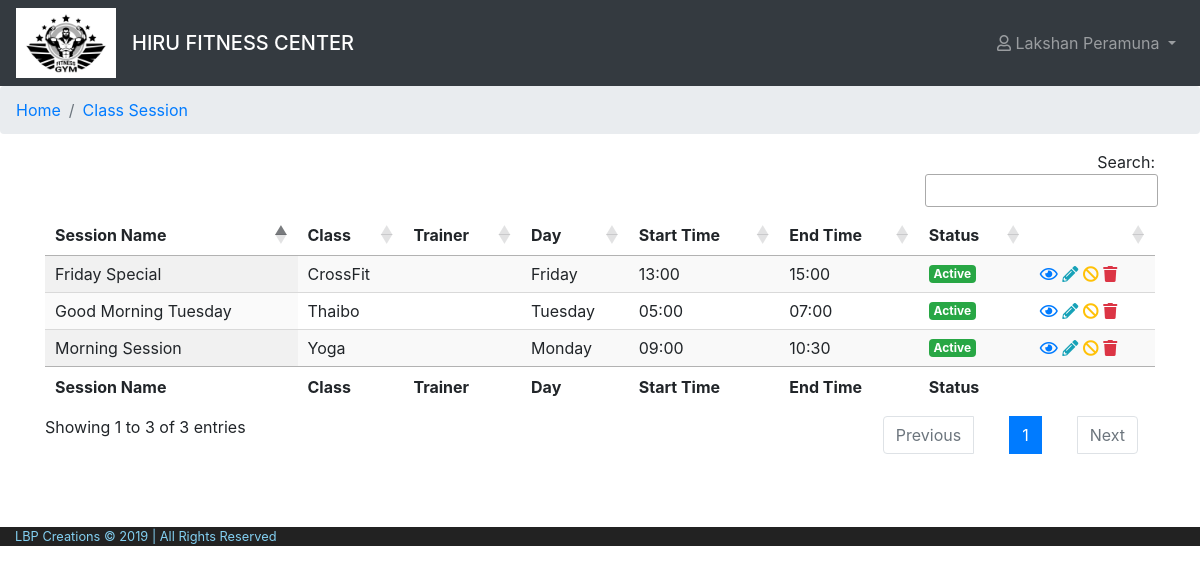
The app's page /cms/view/class-session/index.php (signed in), older data.
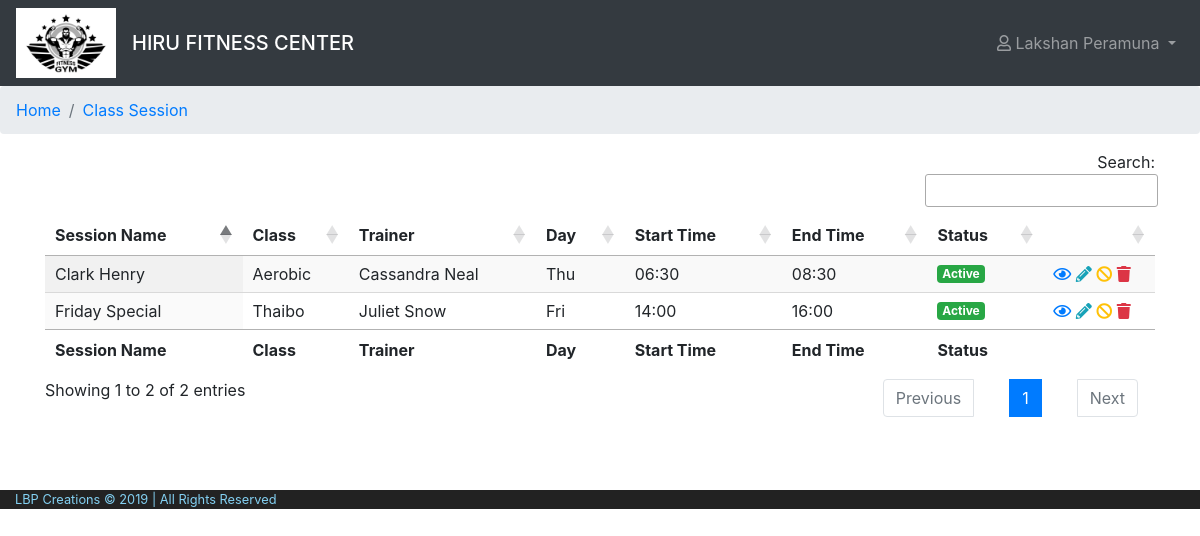
The same page, newer data.
### tables this page shows
CREATE TABLE `class_session` (
  `class_session_id` int(11) NOT NULL,
  `class_session_name` varchar(50) NOT NULL COMMENT 'Name of the class session',
  `class_id` int(11) NOT NULL,
  `day` varchar(20) NOT NULL,
  `start_time` time NOT NULL,
  `end_time` time NOT NULL,
  `instructor_id` int(11) NOT NULL COMMENT 'ID of the instructor',
  `lmd` datetime NOT NULL DEFAULT CURRENT_TIMESTAMP ON UPDATE CURRENT_TIMESTAMP,
  `status` char(1) NOT NULL COMMENT 'A = Active , I = Inactive'
);

CREATE TABLE `class` (
  `class_id` int(11) NOT NULL,
  `class_name` varchar(255) NOT NULL,
  `class_description` varchar(2500) NOT NULL,
  `image` varchar(255) NOT NULL,
  `color` varchar(10) NOT NULL COMMENT 'color of the class',
  `lmd` datetime NOT NULL DEFAULT CURRENT_TIMESTAMP ON UPDATE CURRENT_TIMESTAMP,
  `status` char(1) NOT NULL COMMENT 'A = Active , I = Inactive ,D = Deleted'
);

### model/classSession.php (called while the page is built, shortened)
<?php
class Session{
    public static function displayAllClassSession(){
        $con=$GLOBALS['con'];
        $sql="  SELECT  class_session.class_session_id,
                        class_session.class_session_name,
                        class_session.day,
                        class_session.start_time,
                        class_session.end_time,
                        class_session.status,
                        class.class_name,
                        CONCAT_WS(' ',staff.first_name,staff.last_name) AS trainer_name
                FROM class_session
                LEFT JOIN class ON class_session.class_id = class.class_id
                LEFT JOIN staff ON class_session.instructor_id = staff.staff_id
                WHERE class_session.status != 'D'
                ORDER BY class_session_id DESC";
        $result=$con->query($sql);
        return $result;
    }
}

### cms/view/class-session/index.php (the view, shortened to what this page needs)
<?php include '../../layout/header.php'; ?>
<?php include '../../../model/classSession.php'; ?>
<?php
$allClassSession = Session::displayAllClassSession();
?>
<body>
    <?php include '../../layout/navBar.php';?>
    <nav aria-label="breadcrumb">
    <ol class="breadcrumb">
        <li class="breadcrumb-item" aria-current="page"><a href="../dashboard/dashboard.php">Home</a></li>
        <li class="breadcrumb-item active" aria-current="page"><a href="#">Class Session</a></li>
    </ol>
    </nav>
    <div class="container">
        <table id="example" class="display" style="width:100%">
            <thead>
                <tr>
                    <th>Session Name</th>
                    <th>Class</th>
                    <th>Trainer</th>
                    <th>Day</th>
                    <th>Start Time</th>
                    <th>End Time</th>
                    <th>Status</th>
                    <th>&nbsp;</th>
                </tr>
            </thead>
            <tbody>
                <?php
                    while($row = $allClassSession->fetch_assoc()) {
                        if($row['status']==Session::ACTIVE){
                            $status="Active";
                        }elseif($row['status']==Session::INACTIVE){
                            $status="Inactive";
                        }
                ?>
                <tr>
                    <td><?php echo ucwords($row['class_session_name']); ?></td>
                    <td><?php echo ucwords($row['class_name']); ?></td>
                    <td><?php echo ucwords($row['trainer_name']); ?></td>
                    <td><?php echo $row['day']; ?></td>
                    <td><?php echo date('H:i',strtotime($row['start_time'])); ?></td>
                    <td><?php echo date('H:i',strtotime($row['end_time'])); ?></td>
                    <td><span class="badge <?php if($row['status']==Session::ACTIVE){echo "badge-success";}else{echo "badge-danger";}?>"><?php echo $status; ?></span></td>
                    <td>
                            <a data-toggle="tooltip" data-placement="top" title="View" href="../../../controller/classSessionController.php?class_session_id=<?php echo $row['class_session_id']?>&status=View"><i class="far fa-eye text-primary"></i></a>
                            <a data-toggle="tooltip" data-placement="top" title="Edit" href="../../../controller/classSessionController.php?class_session_id=<?php echo $row['class_session_id']?>&status=Edit"><i class="fas fa-pencil-alt text-info"></i></a>
                        <?php
                            $classSessionID = $row['class_session_id'];
                            if($row['status']==Session::ACTIVE){ ?>
                                <a id="deactivate" data-toggle="tooltip" data-placement="top" title="Deactivate" href="../../../controller/classSessionController.php?class_session_id=<?php echo $classSessionID;?>&status=Deactivate"><i class="fas fa-ban text-warning"></i></a>
                            <?php
                            }elseif($row['status']==Session::INACTIVE){ ?>
                                <a id="activate" data-toggle="tooltip" data-placement="top" title="Activate" href="../../../controller/classSessionController.php?class_session_id=<?php echo $classSessionID;?>&status=Activate"><i class="far fa-check-circle text-success"></i></a>
                            <?php
                            }
                        ?>
                            <a id="delete" data-toggle="tooltip" data-placement="top" title="Delete" href="../../../controller/classSessionController.php?class_session_id=<?php echo $classSessionID;?>&status=Delete"><i class="fas fa-trash text-danger"></i></a>
                    </td>
                </tr>
                    <?php } ?>
            </tbody>
            <tfoot>
                <tr>
                    <th>Session Name</th>
                    <th>Class</th>
                    <th>Trainer</th>
                    <th>Day</th>
                    <th>Start Time</th>
                    <th>End Time</th>
                    <th>Status</th>
                    <th>&nbsp;</th>
                </tr>
            </tfoot>
        </table>
    </div>
<?php include '../../layout/footer.php';?>

### cms/layout/header.php (shortened to what this page needs)
<?php
    $user=$_SESSION['user'];
?>
<html>
    <head>
        <link rel="stylesheet" href="../../../public/css/layout.css"/>
        <link rel="stylesheet" href="../../../public/css/style.css"/>
        <link rel="stylesheet" href="https://use.fontawesome.com/releases/v5.8.1/css/all.css">
        <link rel="stylesheet" href="https://maxcdn.bootstrapcdn.com/bootstrap/4.0.0/css/bootstrap.min.css">
        <link rel="stylesheet" type="text/css" href="https://cdn.datatables.net/1.10.19/css/jquery.dataTables.css">
        <link rel="stylesheet" type="text/css" href="https://cdn.datatables.net/buttons/1.5.6/css/buttons.dataTables.min.css">
        <link rel="stylesheet" type="text/css" href="https://cdn.datatables.net/select/1.3.0/css/select.dataTables.min.css">
        <link rel="stylesheet" type="text/css" href="https://cdn.datatables.net/buttons/1.5.6/css/buttons.bootstrap4.min.css">
        <link href="https://cdnjs.cloudflare.com/ajax/libs/bootstrap-fileinput/5.0.1/css/fileinput.min.css" media="all" rel="stylesheet" type="text/css" />
        <link href="../../../public/plugin/bootstrap-colorpicker/dist/css/bootstrap-colorpicker.css" rel="stylesheet">
    </head>

### cms/layout/navBar.php (shortened to what this page needs)
<nav class="navbar navbar-expand-lg navbar-dark bg-dark">
<img src="../../../public/image/logo.png" width="100" height="auto" class="d-inline-block align-top" alt="">
  <a class="navbar-brand h1 mb-0 h1 ml-3" href="#"><?php echo strtoupper(SYSTEM_BUSINESS_NAME);?></a>
  <div class="collapse navbar-collapse" id="navbarSupportedContent">
    <ul class="navbar-nav ml-auto">
      <li class="nav-item dropdown">
        <a class="nav-link dropdown-toggle" href="#" id="navbarDropdown" role="button" data-toggle="dropdown" aria-haspopup="true" aria-expanded="false">
        <i class="far fa-user"></i>
        <?php echo ucfirst($user['first_name'])." ".ucfirst($user['last_name']); ?>
        </a>
      </li>
    </ul>
  </div>
</nav>

### cms/layout/footer.php (shortened to what this page needs)
<footer class="footer">
        <div class="container-fluid">
            <div class="row">
                <div class="col-md-12">
                    <small>LBP Creations &COPY; <?php echo date("Y"); ?> | All Rights Reserved </small>
                </div>
            </div>
        </div>
    </footer>
    </body>
</html>

### public/css/layout.css (style rules this page uses)
body { background-color: #ffffff; font-family: 'Roboto', sans-serif; }
a { text-decoration: none !important; }
.footer { background-color: #222222; color: #83D0F2; }

Row changes from the older to the newer data that the page shows:
no longer on this page (row edited): class_session: class_session_name "Good Morning Tuesday", class.class_name "Thaibo", day "Tuesday", start_time "05:00", end_time "07:00", status "Active"
no longer on this page (row edited): class_session: class_session_name "Morning Session", class.class_name "Yoga", day "Monday", start_time "09:00", end_time "10:30", status "Active"
added class_session: class_session_name "Clark Henry", class.class_name "Aerobic", trainer_name "Cassandra Neal", day "Thu", start_time "06:30", end_time "08:30", status "Active"
changed class_session "Friday Special": class.class_name "CrossFit" → "Thaibo"; trainer_name (not shown) → "Juliet Snow"; day "Friday" → "Fri"; start_time "13:00" → "14:00"; end_time "15:00" → "16:00"
Text that changed along with them:
text written by a page script: "Search: Showing 1 to 3 of 3 entries Previous 1 Next" → "Search: Showing 1 to 2 of 2 entries Previous 1 Next"
